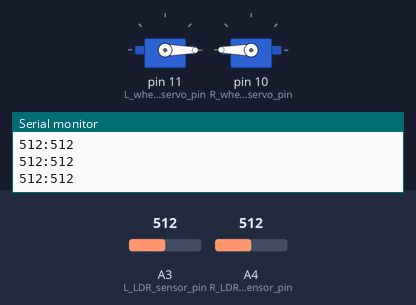
Bench run of a sketch on a simulated Arduino Uno, built with avr-gcc and run on an emulated ATmega328P. On the bench: 2 × servo, the last lines printed to the serial monitor. The inputs (shaded band) are chosen by the test bench; at power-on: A3 (L_LDR_sensor_pin) = 512, A4 (R_LDR_sensor_pin) = 512.

Above: at 1.2 s.
1.3 s: A3 (L_LDR_sensor_pin) set to 549
2.8 s: A3 (L_LDR_sensor_pin) set to 575
At 4.1 s:
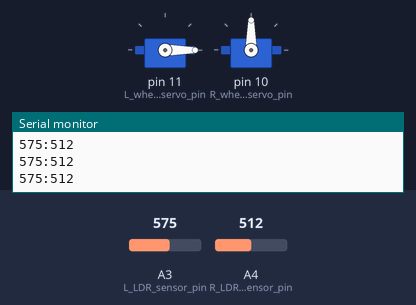
4.4 s: A4 (R_LDR_sensor_pin) set to 544
At 5.0 s:
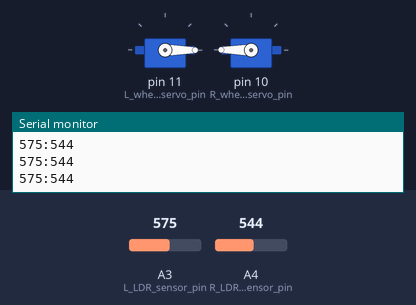
6.1 s: A4 (R_LDR_sensor_pin) set to 609
7.6 s: A4 (R_LDR_sensor_pin) set to 640
At 8.9 s:
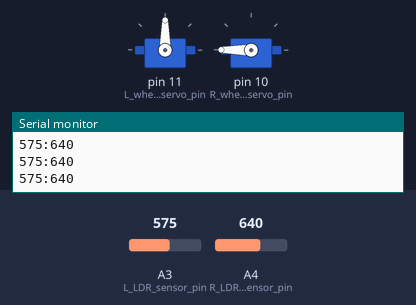
9.2 s: A4 (R_LDR_sensor_pin) set to 511
At 10.7 s:
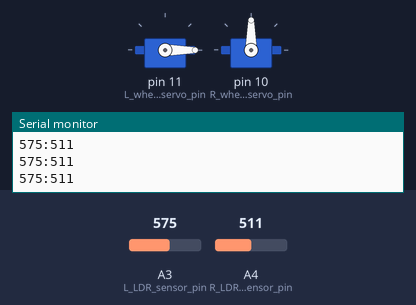
Timing chart, 0 to 11.9 s (numbered marks = the images above; inputs shaded):
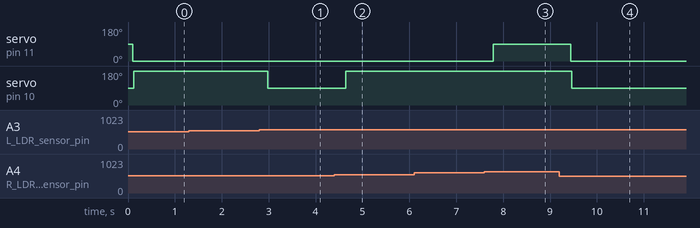

The sketch:

Humbot_S_light_follower.ino
```cpp
// (licence header left out)
/*
-----------------------------------------------------------------------------
---------            HUMBOT SARGANTANA LIGHT FOLLOWER       -----------------
-----------------------------------------------------------------------------

-----------------------------------------------------------------------------
-----------            DESCRIPTION            ------------------
-----------------------------------------------------------------------------
This program allows Humbot Sargantana to follow a light. Initially the robot
follows the light but also can run away from light. Look for the easy
modification zone and modify the variable.

Remember that we give you this programa to make it easy for you to play with
the robot but we encourage you to modify it and try new things. You can
modify every line of the code but we indicate you some lines that
are easier to change. You will see that these zones are surrounded by
several hashtags (########################) and EASY MODIFICATION ZONE text.
-----------------------------------------------------------------------------

-----------------------------------------------------------------------------
-----------                DETAILS                 -----------------
-----------------------------------------------------------------------------
--  Program: Light follower
--  Version: 1.10b (beta version, it may containt some bugs or errors)
    1.00b First working version
    1.10b Added "huir" function
--  Date: 23-03-16
--  Authors: Cristobal Selma, Maria Garcia

-----------------------------------------------------------------------------
-----------                PROGRAM                 -----------------
-----------------------------------------------------------------------------
/*--LIBRARIES------------------------------------------------------
We neeed to include libraries to be able to use servos
*/
#include <Servo.h>


//Definition of the variables and values to make the wheels move
#define stop_wheel 90
#define forward_left_wheel 0
#define backward_left_wheel 180
#define forward_right_wheel 180
#define backward_right_wheel 0
#define difference 50

//######################### EASY MODIFICATION ZONE ##########################
//###########################################################################
#define dark 1000 //Define the value of darkness that will make the robot stop
#define light 50 //Define the value of light that will make the robot spin (the smaller number the more light)
#define spin_time 1500 //Time that the robot will be spinning
#define action "seguir" // You can change between "seguir" (follow) or "huir" (escape)
//###########################################################################
//###########################################################################

/*--VARIABLES----------------------------------------------------------------
Definition of pin numbers where sensors and actuators will be connected
Initially we use these, but they can be changed at your convinience.*/
  const int L_wheel_servo_pin = 11;   //Left wheel servo
  const int R_wheel_servo_pin = 10;   //Right wheel servo
  const int L_LDR_sensor_pin = A3;   //Left LDR analog sensor
  const int R_LDR_sensor_pin = A4;   //Right LDR analog sensor

//Create servo objects for each one
  Servo L_wheel_servo;
  Servo R_wheel_servo;

//Other variables
  int L_ldrSensor;//State of the left sensor
  int R_ldrSensor;//State of the right sensor
  int state;//State of the robot
  int servo_delay; //Time for the servo to make its function


/*
-----------------------------------------------------------------------------
-------------                 SETUP                    --- ------------------
-----------------------------------------------------------------------------
The setup function runs once every time that the board initializes or
reset button is pushed. It's used to iniciate variables or to setup
different options.
-----------------------------------------------------------------------------
*/
void setup()
{
Serial.begin(9600);
//Attach the servos
   L_wheel_servo.attach(L_wheel_servo_pin);
   R_wheel_servo.attach(R_wheel_servo_pin);

//Ports can be either inputs or outputs
//In this case sensors are configured as inputs
   pinMode(L_LDR_sensor_pin,INPUT);
   pinMode(R_LDR_sensor_pin,INPUT);

//We need to assign an initial value to the robot
    state = 0;  //Initialize state 0 (STOP)
    servo_delay = 20; //Time for the servo to make his function
}
/*
-----------------------------------------------------------------------------
---------------------             LOOP            ---------------------------
-----------------------------------------------------------------------------
The main part of the program is called LOOP and it runs indefinitely.
-----------------------------------------------------------------------------
*/
void loop()
{
//Read sensors
   L_ldrSensor = analogRead(L_LDR_sensor_pin);
   R_ldrSensor = analogRead(R_LDR_sensor_pin);
//Debug
Serial.print(L_ldrSensor);
Serial.print(':');
Serial.println(R_ldrSensor);
delay(100);

//Assign state dependig on the sensors readings
  if (L_ldrSensor > dark && R_ldrSensor > dark){           //darkness
  state = 0;}
  else if (L_ldrSensor < light && R_ldrSensor < light){    //lightness
  state = 1;}
  else if (abs(L_ldrSensor - R_ldrSensor) < difference){   //same on two sensors
  state = 2;}
  else if (L_ldrSensor > R_ldrSensor){                     //more light on the right
  state = 3;}
  else if (L_ldrSensor < R_ldrSensor){                     //more light on the left
  state = 4;}
  else {//
  state = 0;}

//Change action depneding on the function ("huir" o "seguir")
    if (action == "huir"){
    state=state+10;
    }

   switch(state) {
     case 2: go_forward();break;
     case 3: turn_right();break;
     case 4: turn_left();break;
     case 0: Stop(); break;
     case 1: spin(); break;
     case 12: go_backward(); break;
     case 13: turn_left(); break;
     case 14: turn_right(); break;
     case 10: spin(); break;
     case 11: Stop(); break;
     default: Stop();break;
   }
    delay(10);
}

/*
-----------------------------------------------------------------------------
--------------------             FUNCTIONS            -----------------------
-----------------------------------------------------------------------------
When we work with code, it's important to divide the code in functions.
These functions can be called from different parts of the program.
-----------------------------------------------------------------------------
*/
//Stop function
  void Stop()     {
    L_wheel_servo.write(stop_wheel);//Stop left servo
    delay(servo_delay);//we give time for the servo to act
    R_wheel_servo.write(stop_wheel);//Stop right servo
    delay(servo_delay);//we give time for the servo to act
    delay(spin_time);
  }
//Go backward function
  void go_backward()     {
    L_wheel_servo.write(backward_left_wheel);//Stop left servo
    delay(servo_delay);//we give time for the servo to act
    R_wheel_servo.write(backward_right_wheel);//Stop right servo
    delay(servo_delay);//we give time for the servo to act
  }

//Turn right function
  void turn_right()  {
    L_wheel_servo.write(forward_left_wheel);//Run left servo
    delay(servo_delay);//we give time for the servo to act
    R_wheel_servo.write(stop_wheel);  //Stop right servo
    delay(servo_delay);//we give time for the servo to act
  }
//Turn left function
  void turn_left(){
    L_wheel_servo.write(stop_wheel);//Stop left servo
    delay(servo_delay);//we give time for the servo to act
    R_wheel_servo.write(forward_right_wheel);  //Run right servo
    delay(servo_delay);//we give time for the servo to act
  }
//Move forward
  void go_forward()   {
    L_wheel_servo.write(forward_left_wheel);//Run left servo
    delay(servo_delay);//we give time for the servo to act
    R_wheel_servo.write(forward_right_wheel);  //Run right servo
    delay(servo_delay);//we give time for the servo to act
  }
//Spinning
  void spin()   {
    L_wheel_servo.write(forward_left_wheel);//Run left servo
    delay(servo_delay);//we give time for the servo to act
    R_wheel_servo.write(backward_right_wheel);  //Run right servo
    delay(servo_delay);//we give time for the servo to act
  }
```

Measured:
- the behaviour switches between 561 and 562 on A3 (L_LDR_sensor_pin) (found by bisection; images 0 and 1)
- the behaviour switches between 525 and 526 on A4 (R_LDR_sensor_pin) (found by bisection; images 1 and 2)
- the behaviour switches between 624 and 625 on A4 (R_LDR_sensor_pin) (found by bisection; images 2 and 3)
- after the input at 2.8 s, servo on pin 10 (R_wheel_servo_pin): 180° → 90° after 0.18 s
- after the input at 4.4 s, servo on pin 10 (R_wheel_servo_pin): 90° → 180° after 0.24 s
- after the input at 7.6 s, servo on pin 11 (L_wheel_servo_pin): 0° → 90° after 0.19 s
- after the input at 9.2 s, servo on pin 11 (L_wheel_servo_pin): 90° → 0° after 0.24 s; servo on pin 10 (R_wheel_servo_pin): 180° → 90° after 0.26 s
